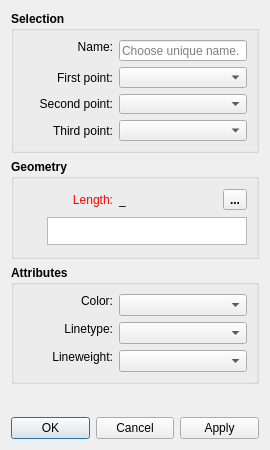
<?xml version="1.0" encoding="UTF-8"?>
<ui version="4.0">
 <class>DialogBisector</class>
 <widget class="QDialog" name="DialogBisector">
  <property name="geometry">
   <rect>
    <x>0</x>
    <y>0</y>
    <width>270</width>
    <height>450</height>
   </rect>
  </property>
  <property name="minimumSize">
   <size>
    <width>270</width>
    <height>0</height>
   </size>
  </property>
  <property name="windowTitle">
   <string>Point - On Bisector</string>
  </property>
  <property name="windowIcon">
   <iconset resource="../../../vmisc/share/resources/icon.qrc">
    <normaloff>:/icon/64x64/icon64x64.png</normaloff>:/icon/64x64/icon64x64.png</iconset>
  </property>
  <layout class="QVBoxLayout" name="verticalLayout">
   <item>
    <widget class="QGroupBox" name="selection_GroupBox">
     <property name="sizePolicy">
      <sizepolicy hsizetype="Preferred" vsizetype="Preferred">
       <horstretch>0</horstretch>
       <verstretch>0</verstretch>
      </sizepolicy>
     </property>
     <property name="minimumSize">
      <size>
       <width>0</width>
       <height>120</height>
      </size>
     </property>
     <property name="font">
      <font>
       <pointsize>9</pointsize>
       <bold>true</bold>
      </font>
     </property>
     <property name="title">
      <string>Selection</string>
     </property>
     <layout class="QVBoxLayout" name="verticalLayout_3">
      <item>
       <layout class="QFormLayout" name="formLayout">
        <property name="labelAlignment">
         <set>Qt::AlignRight|Qt::AlignTrailing|Qt::AlignVCenter</set>
        </property>
        <item row="0" column="0">
         <widget class="QLabel" name="labelEditNamePoint">
          <property name="sizePolicy">
           <sizepolicy hsizetype="Fixed" vsizetype="Fixed">
            <horstretch>0</horstretch>
            <verstretch>0</verstretch>
           </sizepolicy>
          </property>
          <property name="minimumSize">
           <size>
            <width>90</width>
            <height>0</height>
           </size>
          </property>
          <property name="font">
           <font>
            <pointsize>9</pointsize>
            <bold>false</bold>
           </font>
          </property>
          <property name="text">
           <string>Name:</string>
          </property>
          <property name="alignment">
           <set>Qt::AlignRight|Qt::AlignTrailing|Qt::AlignVCenter</set>
          </property>
         </widget>
        </item>
        <item row="0" column="1">
         <widget class="QLineEdit" name="lineEditNamePoint">
          <property name="sizePolicy">
           <sizepolicy hsizetype="Expanding" vsizetype="Preferred">
            <horstretch>0</horstretch>
            <verstretch>0</verstretch>
           </sizepolicy>
          </property>
          <property name="minimumSize">
           <size>
            <width>80</width>
            <height>0</height>
           </size>
          </property>
          <property name="font">
           <font>
            <pointsize>9</pointsize>
            <bold>false</bold>
           </font>
          </property>
          <property name="toolTip">
           <string>Unique name</string>
          </property>
          <property name="placeholderText">
           <string>Choose unique name.</string>
          </property>
         </widget>
        </item>
        <item row="1" column="0">
         <widget class="QLabel" name="labelFirstPoint">
          <property name="sizePolicy">
           <sizepolicy hsizetype="Preferred" vsizetype="Preferred">
            <horstretch>0</horstretch>
            <verstretch>0</verstretch>
           </sizepolicy>
          </property>
          <property name="minimumSize">
           <size>
            <width>90</width>
            <height>0</height>
           </size>
          </property>
          <property name="font">
           <font>
            <pointsize>9</pointsize>
            <bold>false</bold>
           </font>
          </property>
          <property name="text">
           <string>First point:</string>
          </property>
          <property name="alignment">
           <set>Qt::AlignRight|Qt::AlignTrailing|Qt::AlignVCenter</set>
          </property>
         </widget>
        </item>
        <item row="1" column="1">
         <widget class="QComboBox" name="comboBoxFirstPoint">
          <property name="sizePolicy">
           <sizepolicy hsizetype="Expanding" vsizetype="Preferred">
            <horstretch>0</horstretch>
            <verstretch>0</verstretch>
           </sizepolicy>
          </property>
          <property name="minimumSize">
           <size>
            <width>80</width>
            <height>0</height>
           </size>
          </property>
          <property name="font">
           <font>
            <pointsize>9</pointsize>
            <bold>false</bold>
           </font>
          </property>
         </widget>
        </item>
        <item row="2" column="0">
         <widget class="QLabel" name="labelSecondPoint">
          <property name="sizePolicy">
           <sizepolicy hsizetype="Preferred" vsizetype="Preferred">
            <horstretch>0</horstretch>
            <verstretch>0</verstretch>
           </sizepolicy>
          </property>
          <property name="minimumSize">
           <size>
            <width>90</width>
            <height>0</height>
           </size>
          </property>
          <property name="font">
           <font>
            <pointsize>9</pointsize>
            <bold>false</bold>
           </font>
          </property>
          <property name="text">
           <string>Second point:</string>
          </property>
          <property name="alignment">
           <set>Qt::AlignRight|Qt::AlignTrailing|Qt::AlignVCenter</set>
          </property>
         </widget>
        </item>
        <item row="2" column="1">
         <widget class="QComboBox" name="comboBoxSecondPoint">
          <property name="sizePolicy">
           <sizepolicy hsizetype="Expanding" vsizetype="Preferred">
            <horstretch>0</horstretch>
            <verstretch>0</verstretch>
           </sizepolicy>
          </property>
          <property name="minimumSize">
           <size>
            <width>80</width>
            <height>0</height>
           </size>
          </property>
          <property name="font">
           <font>
            <pointsize>9</pointsize>
            <bold>false</bold>
           </font>
          </property>
         </widget>
        </item>
        <item row="3" column="0">
         <widget class="QLabel" name="labelThirdPoint">
          <property name="sizePolicy">
           <sizepolicy hsizetype="Preferred" vsizetype="Preferred">
            <horstretch>0</horstretch>
            <verstretch>0</verstretch>
           </sizepolicy>
          </property>
          <property name="minimumSize">
           <size>
            <width>90</width>
            <height>0</height>
           </size>
          </property>
          <property name="font">
           <font>
            <pointsize>9</pointsize>
            <bold>false</bold>
           </font>
          </property>
          <property name="text">
           <string>Third point:</string>
          </property>
          <property name="alignment">
           <set>Qt::AlignRight|Qt::AlignTrailing|Qt::AlignVCenter</set>
          </property>
         </widget>
        </item>
        <item row="3" column="1">
         <widget class="QComboBox" name="comboBoxThirdPoint">
          <property name="sizePolicy">
           <sizepolicy hsizetype="Expanding" vsizetype="Preferred">
            <horstretch>0</horstretch>
            <verstretch>0</verstretch>
           </sizepolicy>
          </property>
          <property name="minimumSize">
           <size>
            <width>80</width>
            <height>0</height>
           </size>
          </property>
          <property name="font">
           <font>
            <pointsize>9</pointsize>
            <bold>false</bold>
           </font>
          </property>
         </widget>
        </item>
       </layout>
      </item>
     </layout>
    </widget>
   </item>
   <item>
    <widget class="QGroupBox" name="geometry_GroupBox">
     <property name="sizePolicy">
      <sizepolicy hsizetype="Expanding" vsizetype="Preferred">
       <horstretch>0</horstretch>
       <verstretch>0</verstretch>
      </sizepolicy>
     </property>
     <property name="minimumSize">
      <size>
       <width>0</width>
       <height>100</height>
      </size>
     </property>
     <property name="font">
      <font>
       <pointsize>9</pointsize>
       <bold>true</bold>
      </font>
     </property>
     <property name="title">
      <string>Geometry</string>
     </property>
     <layout class="QVBoxLayout" name="verticalLayout_2">
      <item>
       <layout class="QHBoxLayout" name="horizontalLayout">
        <item alignment="Qt::AlignLeft">
         <widget class="QLabel" name="labelEditFormula">
          <property name="sizePolicy">
           <sizepolicy hsizetype="Fixed" vsizetype="Preferred">
            <horstretch>0</horstretch>
            <verstretch>0</verstretch>
           </sizepolicy>
          </property>
          <property name="minimumSize">
           <size>
            <width>90</width>
            <height>0</height>
           </size>
          </property>
          <property name="palette">
           <palette>
            <active>
             <colorrole role="WindowText">
              <brush brushstyle="SolidPattern">
               <color alpha="255">
                <red>255</red>
                <green>0</green>
                <blue>0</blue>
               </color>
              </brush>
             </colorrole>
            </active>
            <inactive>
             <colorrole role="WindowText">
              <brush brushstyle="SolidPattern">
               <color alpha="255">
                <red>255</red>
                <green>0</green>
                <blue>0</blue>
               </color>
              </brush>
             </colorrole>
            </inactive>
            <disabled>
             <colorrole role="WindowText">
              <brush brushstyle="SolidPattern">
               <color alpha="255">
                <red>159</red>
                <green>158</green>
                <blue>158</blue>
               </color>
              </brush>
             </colorrole>
            </disabled>
           </palette>
          </property>
          <property name="font">
           <font>
            <pointsize>9</pointsize>
            <bold>false</bold>
           </font>
          </property>
          <property name="text">
           <string>Length:</string>
          </property>
          <property name="alignment">
           <set>Qt::AlignRight|Qt::AlignTrailing|Qt::AlignVCenter</set>
          </property>
         </widget>
        </item>
        <item>
         <widget class="QLabel" name="labelResultCalculation">
          <property name="sizePolicy">
           <sizepolicy hsizetype="Fixed" vsizetype="Preferred">
            <horstretch>0</horstretch>
            <verstretch>0</verstretch>
           </sizepolicy>
          </property>
          <property name="minimumSize">
           <size>
            <width>40</width>
            <height>0</height>
           </size>
          </property>
          <property name="font">
           <font>
            <pointsize>9</pointsize>
            <bold>false</bold>
           </font>
          </property>
          <property name="toolTip">
           <string>Value</string>
          </property>
          <property name="whatsThis">
           <string notr="true"/>
          </property>
          <property name="text">
           <string notr="true">_</string>
          </property>
         </widget>
        </item>
        <item>
         <spacer name="horizontalSpacer">
          <property name="orientation">
           <enum>Qt::Horizontal</enum>
          </property>
          <property name="sizeHint" stdset="0">
           <size>
            <width>40</width>
            <height>20</height>
           </size>
          </property>
         </spacer>
        </item>
        <item alignment="Qt::AlignRight">
         <widget class="QToolButton" name="toolButtonExprLength">
          <property name="toolTip">
           <string>Formula wizard</string>
          </property>
          <property name="text">
           <string notr="true">...</string>
          </property>
          <property name="icon">
           <iconset resource="../../../vmisc/share/resources/icon.qrc">
            <normaloff>:/icon/24x24/fx.png</normaloff>:/icon/24x24/fx.png</iconset>
          </property>
          <property name="iconSize">
           <size>
            <width>24</width>
            <height>24</height>
           </size>
          </property>
         </widget>
        </item>
       </layout>
      </item>
      <item>
       <layout class="QHBoxLayout" name="horizontalLayout_8">
        <item>
         <widget class="QPushButton" name="pushButtonGrowLength">
          <property name="maximumSize">
           <size>
            <width>18</width>
            <height>18</height>
           </size>
          </property>
          <property name="sizeIncrement">
           <size>
            <width>0</width>
            <height>0</height>
           </size>
          </property>
          <property name="toolTip">
           <string>&lt;html&gt;&lt;head/&gt;&lt;body&gt;&lt;p&gt;Show full calculation in message box&lt;/p&gt;&lt;/body&gt;&lt;/html&gt;</string>
          </property>
          <property name="text">
           <string notr="true"/>
          </property>
          <property name="icon">
           <iconset theme="go-down">
            <normaloff>.</normaloff>.</iconset>
          </property>
          <property name="iconSize">
           <size>
            <width>16</width>
            <height>16</height>
           </size>
          </property>
          <property name="flat">
           <bool>true</bool>
          </property>
         </widget>
        </item>
        <item>
         <widget class="QPlainTextEdit" name="plainTextEditFormula">
          <property name="sizePolicy">
           <sizepolicy hsizetype="Expanding" vsizetype="Preferred">
            <horstretch>0</horstretch>
            <verstretch>0</verstretch>
           </sizepolicy>
          </property>
          <property name="maximumSize">
           <size>
            <width>16777215</width>
            <height>28</height>
           </size>
          </property>
          <property name="font">
           <font>
            <pointsize>9</pointsize>
            <bold>false</bold>
           </font>
          </property>
          <property name="toolTip">
           <string>Calculation</string>
          </property>
          <property name="tabChangesFocus">
           <bool>true</bool>
          </property>
         </widget>
        </item>
       </layout>
      </item>
     </layout>
    </widget>
   </item>
   <item>
    <widget class="QGroupBox" name="attributes_GroupBox_2">
     <property name="minimumSize">
      <size>
       <width>240</width>
       <height>0</height>
      </size>
     </property>
     <property name="font">
      <font>
       <pointsize>9</pointsize>
       <bold>true</bold>
      </font>
     </property>
     <property name="title">
      <string>Attributes</string>
     </property>
     <layout class="QVBoxLayout" name="verticalLayout_4">
      <item>
       <layout class="QFormLayout" name="formLayout_2">
        <property name="labelAlignment">
         <set>Qt::AlignRight|Qt::AlignTrailing|Qt::AlignVCenter</set>
        </property>
        <item row="1" column="0">
         <widget class="QLabel" name="lineType_Label">
          <property name="sizePolicy">
           <sizepolicy hsizetype="MinimumExpanding" vsizetype="Fixed">
            <horstretch>0</horstretch>
            <verstretch>0</verstretch>
           </sizepolicy>
          </property>
          <property name="minimumSize">
           <size>
            <width>90</width>
            <height>0</height>
           </size>
          </property>
          <property name="maximumSize">
           <size>
            <width>16777215</width>
            <height>16777215</height>
           </size>
          </property>
          <property name="font">
           <font>
            <pointsize>9</pointsize>
            <bold>false</bold>
           </font>
          </property>
          <property name="text">
           <string>Linetype:</string>
          </property>
          <property name="alignment">
           <set>Qt::AlignRight|Qt::AlignTrailing|Qt::AlignVCenter</set>
          </property>
         </widget>
        </item>
        <item row="1" column="1">
         <widget class="LineTypeComboBox" name="lineType_ComboBox">
          <property name="sizePolicy">
           <sizepolicy hsizetype="Expanding" vsizetype="Preferred">
            <horstretch>0</horstretch>
            <verstretch>0</verstretch>
           </sizepolicy>
          </property>
          <property name="minimumSize">
           <size>
            <width>80</width>
            <height>0</height>
           </size>
          </property>
          <property name="maximumSize">
           <size>
            <width>16777215</width>
            <height>16777215</height>
           </size>
          </property>
          <property name="font">
           <font>
            <pointsize>9</pointsize>
            <bold>false</bold>
           </font>
          </property>
         </widget>
        </item>
        <item row="2" column="0">
         <widget class="QLabel" name="lineWeight_Label">
          <property name="sizePolicy">
           <sizepolicy hsizetype="MinimumExpanding" vsizetype="Fixed">
            <horstretch>0</horstretch>
            <verstretch>0</verstretch>
           </sizepolicy>
          </property>
          <property name="minimumSize">
           <size>
            <width>90</width>
            <height>0</height>
           </size>
          </property>
          <property name="maximumSize">
           <size>
            <width>16777215</width>
            <height>16777215</height>
           </size>
          </property>
          <property name="font">
           <font>
            <pointsize>9</pointsize>
            <bold>false</bold>
           </font>
          </property>
          <property name="text">
           <string>Lineweight:</string>
          </property>
          <property name="alignment">
           <set>Qt::AlignRight|Qt::AlignTrailing|Qt::AlignVCenter</set>
          </property>
         </widget>
        </item>
        <item row="2" column="1">
         <widget class="LineWeightComboBox" name="lineWeight_ComboBox">
          <property name="sizePolicy">
           <sizepolicy hsizetype="Expanding" vsizetype="Preferred">
            <horstretch>0</horstretch>
            <verstretch>0</verstretch>
           </sizepolicy>
          </property>
          <property name="minimumSize">
           <size>
            <width>80</width>
            <height>0</height>
           </size>
          </property>
          <property name="font">
           <font>
            <pointsize>9</pointsize>
            <bold>false</bold>
           </font>
          </property>
         </widget>
        </item>
        <item row="0" column="0">
         <widget class="QLabel" name="lineColor_Label">
          <property name="sizePolicy">
           <sizepolicy hsizetype="MinimumExpanding" vsizetype="Fixed">
            <horstretch>0</horstretch>
            <verstretch>0</verstretch>
           </sizepolicy>
          </property>
          <property name="minimumSize">
           <size>
            <width>90</width>
            <height>0</height>
           </size>
          </property>
          <property name="maximumSize">
           <size>
            <width>16777215</width>
            <height>16777215</height>
           </size>
          </property>
          <property name="font">
           <font>
            <pointsize>9</pointsize>
            <bold>false</bold>
           </font>
          </property>
          <property name="text">
           <string>Color:</string>
          </property>
          <property name="alignment">
           <set>Qt::AlignRight|Qt::AlignTrailing|Qt::AlignVCenter</set>
          </property>
         </widget>
        </item>
        <item row="0" column="1">
         <widget class="ColorComboBox" name="lineColor_ComboBox">
          <property name="sizePolicy">
           <sizepolicy hsizetype="Expanding" vsizetype="Preferred">
            <horstretch>0</horstretch>
            <verstretch>0</verstretch>
           </sizepolicy>
          </property>
          <property name="minimumSize">
           <size>
            <width>80</width>
            <height>0</height>
           </size>
          </property>
          <property name="font">
           <font>
            <pointsize>9</pointsize>
            <bold>false</bold>
           </font>
          </property>
         </widget>
        </item>
       </layout>
      </item>
     </layout>
    </widget>
   </item>
   <item>
    <spacer name="verticalSpacer">
     <property name="orientation">
      <enum>Qt::Vertical</enum>
     </property>
     <property name="sizeHint" stdset="0">
      <size>
       <width>20</width>
       <height>32</height>
      </size>
     </property>
    </spacer>
   </item>
   <item>
    <widget class="QDialogButtonBox" name="buttonBox">
     <property name="locale">
      <locale language="English" country="UnitedStates"/>
     </property>
     <property name="orientation">
      <enum>Qt::Horizontal</enum>
     </property>
     <property name="standardButtons">
      <set>QDialogButtonBox::Apply|QDialogButtonBox::Cancel|QDialogButtonBox::Ok</set>
     </property>
    </widget>
   </item>
  </layout>
 </widget>
 <customwidgets>
  <customwidget>
   <class>ColorComboBox</class>
   <extends>QComboBox</extends>
   <header location="global">color_combobox.h</header>
  </customwidget>
  <customwidget>
   <class>LineTypeComboBox</class>
   <extends>QComboBox</extends>
   <header location="global">linetype_combobox.h</header>
  </customwidget>
  <customwidget>
   <class>LineWeightComboBox</class>
   <extends>QComboBox</extends>
   <header location="global">lineweight_combobox.h</header>
  </customwidget>
 </customwidgets>
 <tabstops>
  <tabstop>plainTextEditFormula</tabstop>
  <tabstop>buttonBox</tabstop>
 </tabstops>
 <resources>
  <include location="../../../vmisc/share/resources/icon.qrc"/>
 </resources>
 <connections>
  <connection>
   <sender>buttonBox</sender>
   <signal>accepted()</signal>
   <receiver>DialogBisector</receiver>
   <slot>accept()</slot>
   <hints>
    <hint type="sourcelabel">
     <x>248</x>
     <y>254</y>
    </hint>
    <hint type="destinationlabel">
     <x>157</x>
     <y>274</y>
    </hint>
   </hints>
  </connection>
  <connection>
   <sender>buttonBox</sender>
   <signal>rejected()</signal>
   <receiver>DialogBisector</receiver>
   <slot>reject()</slot>
   <hints>
    <hint type="sourcelabel">
     <x>316</x>
     <y>260</y>
    </hint>
    <hint type="destinationlabel">
     <x>286</x>
     <y>274</y>
    </hint>
   </hints>
  </connection>
 </connections>
</ui>
